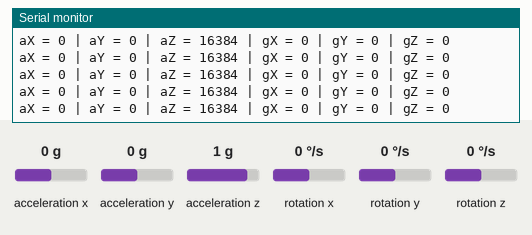
The sketch below on a simulated Arduino Uno, built with avr-gcc and run on an emulated ATmega328P. Shown: the last lines printed to the serial monitor. The inputs (shaded band) are chosen by the test bench; at power-on: acceleration x 0 g, acceleration y 0 g, acceleration z 1 g, rotation x 0 °/s, rotation y 0 °/s, rotation z 0 °/s. Storage starts empty.

Above: at 2.2 s.
2.3 s: acceleration x set to -1.4 g
At 2.45 s:
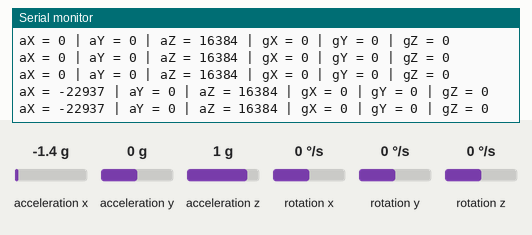
5.3 s: acceleration y set to 0.8 g
At 5.36 s:
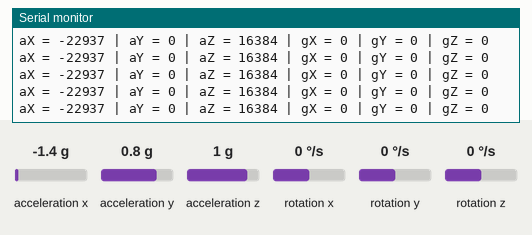
8.3 s: acceleration z set to -1.4 g
At 8.41 s:
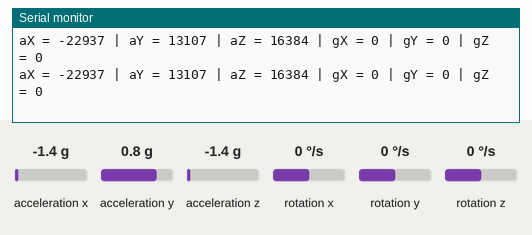
11.3 s: rotation x set to 100 °/s
At 11.48 s:
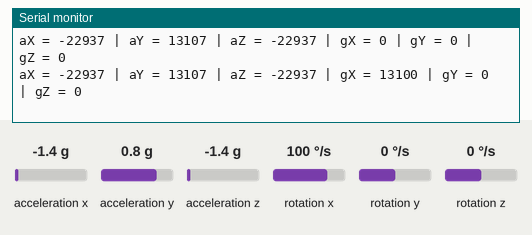
14.3 s: rotation y set to -192 °/s
At 14.54 s:
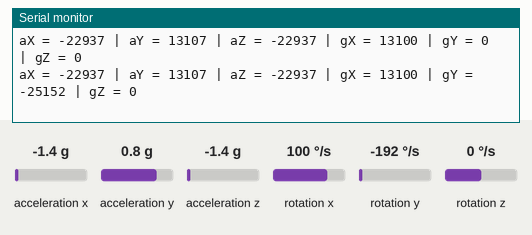
17.3 s: rotation z set to 100 °/s
At 17.48 s:
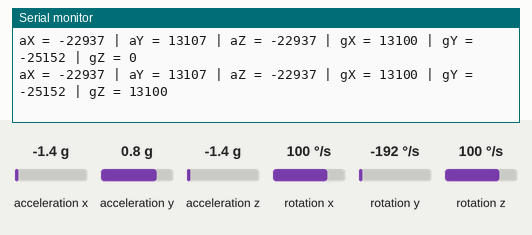

The sketch:

motion-data-logger.ino
```cpp
#include <Wire.h>
#include <SD.h>
#include <SPI.h>
#include "MPU6050.h"

MPU6050 mpu;

const int chipSelect = 10;  // SD card CS pin
File dataFile;

void setup() {
  Serial.begin(9600);
  Wire.begin();

  // Initialize MPU6050
  Serial.println("Initializing MPU6050...");
  mpu.initialize();
  if (mpu.testConnection()) {
    Serial.println("MPU6050 connection successful");
  } else {
    Serial.println("MPU6050 connection failed");
    while (1);
  }

  // Initialize SD card
  Serial.println("Initializing SD card...");
  if (!SD.begin(chipSelect)) {
    Serial.println("SD card initialization failed!");
    while (1);
  }
  Serial.println("SD card initialized.");

  // Create/open file
  dataFile = SD.open("data.csv", FILE_WRITE);
  if (dataFile) {
    dataFile.println("ax,ay,az,gx,gy,gz"); // CSV header
    dataFile.close();
  } else {
    Serial.println("Error opening data.csv");
  }

  delay(1000);
}

void loop() {
  int16_t ax, ay, az;
  int16_t gx, gy, gz;

  // Read raw data
  mpu.getMotion6(&ax, &ay, &az, &gx, &gy, &gz);

  // Print to serial (for debugging)
  Serial.print("aX = "); Serial.print(ax);
  Serial.print(" | aY = "); Serial.print(ay);
  Serial.print(" | aZ = "); Serial.print(az);
  Serial.print(" | gX = "); Serial.print(gx);
  Serial.print(" | gY = "); Serial.print(gy);
  Serial.print(" | gZ = "); Serial.println(gz);

  // Save to SD card
  dataFile = SD.open("data.csv", FILE_WRITE);
  if (dataFile) {
    dataFile.print(ax); dataFile.print(",");
    dataFile.print(ay); dataFile.print(",");
    dataFile.print(az); dataFile.print(",");
    dataFile.print(gx); dataFile.print(",");
    dataFile.print(gy); dataFile.print(",");
    dataFile.println(gz);
    dataFile.close();
  } else {
    Serial.println("Error opening file for writing!");
  }

  delay(100); // 10 samples per second
}
```

Measured:
- after the input at 2.3 s, the serial monitor: prints a new line at once (image 1)
- after the input at 11.3 s, the serial monitor: prints a new line after 0.06 s (image 4)
- after the input at 14.3 s, the serial monitor: prints a new line after 0.12 s (image 5)
- after the input at 17.3 s, the serial monitor: prints a new line after 0.06 s (image 6)
